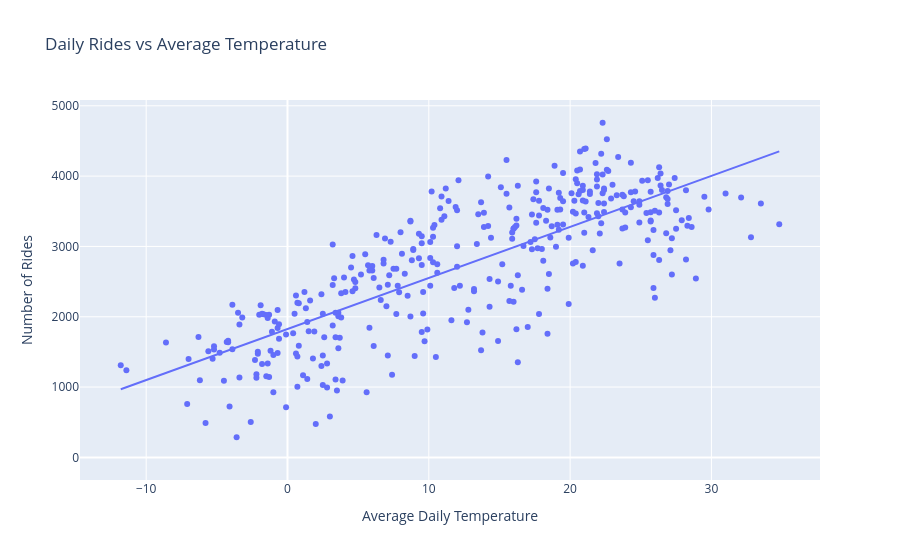

The code cell stored with this chart in its notebook:
### Markdown cell above
#### Rides vs Average Temperature

### Code cell
fig = px.scatter(
    data_frame = bike_weather_daily,
    x = 'temperature_2m_mean',
    y = 'number_of_daily_rides',
    trendline = 'ols',
    title="Daily Rides vs Average Temperature"
)

fig.update_layout(
    xaxis_title="Average Daily Temperature",
    yaxis_title="Number of Rides"
)

fig.show()

### Figure 1 — Plotly figure (JSON) as saved in the notebook; plotly's stock layout.template omitted (floating-point values rounded to 4 significant figures; data arrays with more than 128 entries replaced by an {"elided": "..."} marker saying what was removed)
{"data": [{"hovertemplate": "temperature_2m_mean=%{x}<br>number_of_daily_rides=%{y}<extra></extra>", "legendgroup": "", "marker": {"color": "#636efa", "symbol": "circle"}, "mode": "markers", "name": "", "orientation": "v", "showlegend": false, "type": "scatter", "x": {"elided": "366 float values"}, "xaxis": "x", "y": {"elided": "366 int values"}, "yaxis": "y"}, {"hovertemplate": "<b>OLS trendline</b><br>number_of_daily_rides = 72.5583 * temperature_2m_mean + 1826.04<br>R<sup>2</sup>=0.614171<br><br>temperature_2m_mean=%{x}<br>number_of_daily_rides=%{y} <b>(trend)</b><extra></extra>", "legendgroup": "", "marker": {"color": "#636efa", "symbol": "circle"}, "mode": "lines", "name": "", "showlegend": false, "type": "scatter", "x": {"elided": "365 float values"}, "xaxis": "x", "y": {"elided": "365 float values"}, "yaxis": "y"}], "layout": {"legend": {"tracegroupgap": 0}, "title": {"text": "Daily Rides vs Average Temperature"}, "xaxis": {"anchor": "y", "domain": [0, 1], "title": {"text": "Average Daily Temperature"}}, "yaxis": {"anchor": "x", "domain": [0, 1], "title": {"text": "Number of Rides"}}}}
